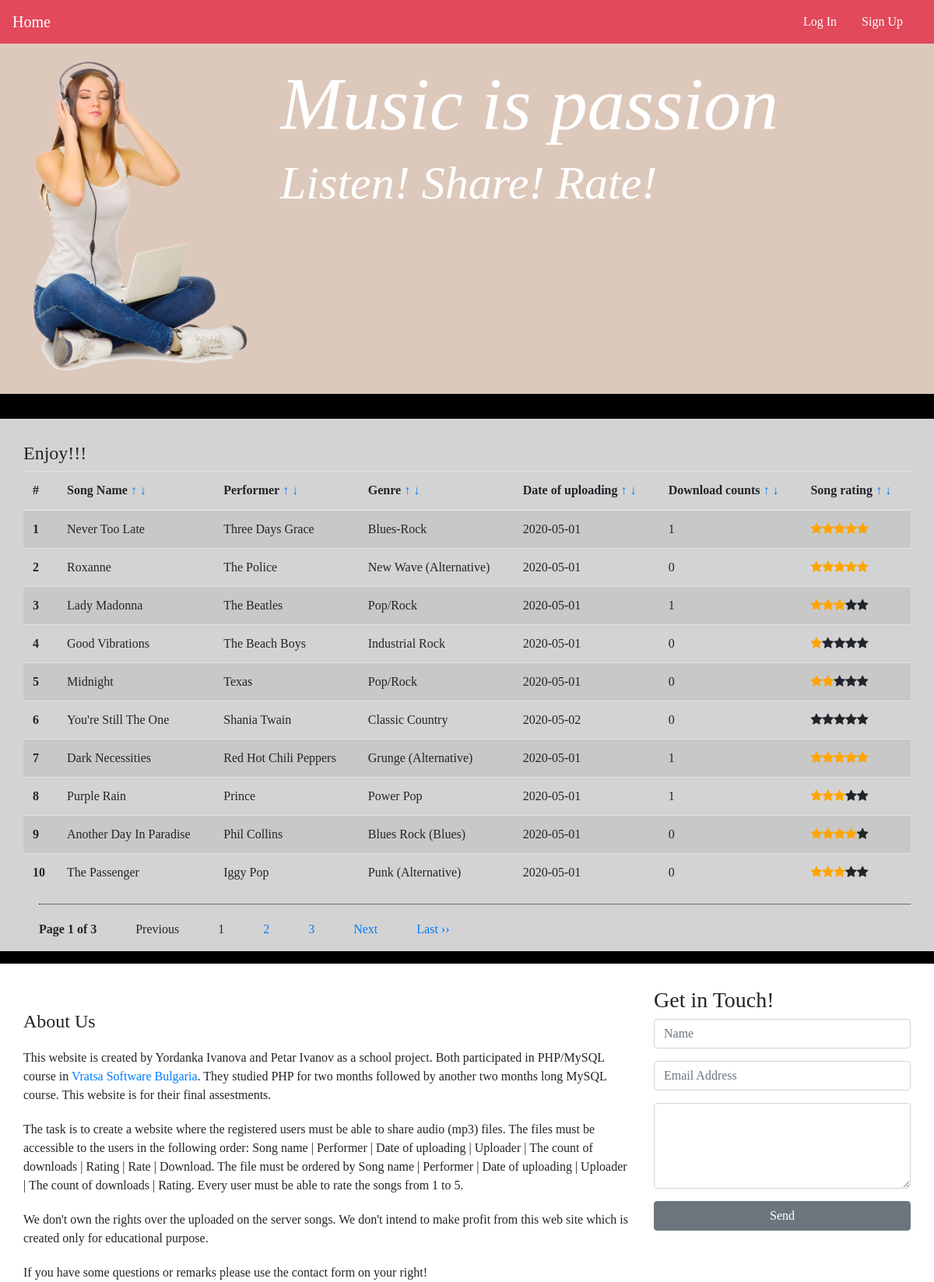
The page /index.php?order=2&dir=1 on the database its author committed.
### tables this page shows
CREATE TABLE `songs` (
  `song_id` int(11) NOT NULL,
  `song_path` varchar(255) NOT NULL,
  `song_name` varchar(50) NOT NULL,
  `song_date` date NOT NULL,
  `song_uploader` int(11) NOT NULL,
  `song_soft_delete` date DEFAULT NULL
);

### index.php (the view, shortened to what this page needs)
<?php
	include 'functions/db_connect.php';
	include 'functions/functions.php';
	include 'files/header.php';
	include 'files/navigation.php';
	include 'files/container.php';
	function print_song_table($songs, $song_keys, $offset){
		$size = sizeof($songs);
		for ($i=0; $i < $size; $i++) {
			$key = $song_keys[$i];
			echo '<tr>';
			echo '<th scope="row">' . ($offset + $i + 1) . '</th>';
			echo '<td>' . $songs[$key]['song_name'] . '</td>';
			echo '<td>' . $songs[$key]['singer_name'] . '</td>';
			echo '<td>' . $songs[$key]['genre_name'] . '</td>';
			echo '<td>' . $songs[$key]['song_date'] . '</td>';
			echo '<td>' . $songs[$key]['count_downloads'] . '</td>';
			echo '<td><span title="Average rating of ' . round($songs[$key]['average_rating'], 2) . ' from ' . $songs[$key]['count_ratings'] .  ' total votes">';
			for ($stars=1; $stars <= 5; $stars++) {
				if ($stars <= $songs[$key]['average_rating']){
					echo '<span class="fa fa-star checked_stars"></span>';
				} else {
					echo '<span class="fa fa-star"></span>';
				}
			}
			echo '</span></td>';
			echo '</tr>';
		}
	}
	if (isset($_GET['page_no']) && $_GET['page_no'] != "") {
		$page_no = $_GET['page_no'];
	} else {
		$page_no = 1;
	}
?>
<div id="main_title">
	<div id="main_image">
	<?php
		include 'files/main-image.php';
	?>
	</div>
	<div id="main_text">
		<h1>Music is passion</h1>
		<h3>Listen! Share! Rate!</h3>
	</div>
</div>
<div id="song-content">
	<div id="text">
		<h2>Enjoy!!!</h2>
		<p>
		<div class="table-responsive">
		<table class="table table-striped">
		  <thead>
		    <tr>
		      <th scope="col">#</th>
		      <th scope="col">Song Name <a href="index.php?order=1&dir=1#text">&uarr;</a> <a href="index.php?order=1&dir=0#text">&darr;</a></th>
		      <th scope="col">Performer <a href="index.php?order=2&dir=1#text">&uarr;</a> <a href="index.php?order=2&dir=0#text">&darr;</a></th>
		      <th scope="col">Genre <a href="index.php?order=5&dir=1#text">&uarr;</a> <a href="index.php?order=5&dir=0#text">&darr;</a></th>
		      <th scope="col">Date of uploading <a href="index.php?order=4&dir=1#text">&uarr;</a> <a href="index.php?order=4&dir=0#text">&darr;</a></th>
		      <th scope="col">Download counts <a href="index.php?order=6&dir=1#text">&uarr;</a> <a href="index.php?order=6&dir=0#text">&darr;</a></th>
		      <th scope="col">Song rating <a href="index.php?order=7&dir=1#text">&uarr;</a> <a href="index.php?order=7&dir=0#text">&darr;</a></th>
		    </tr>
		  </thead>
		  <tbody>
		  	<?php
				$total_records_per_page = 10;
				$offset = ($page_no - 1) * $total_records_per_page;
		  		if (isset($_GET['order'])){
		  			$order = $_GET['order'];
		  		} else {
		  			$order = 1;
		  		}
		  		if (isset($_GET['dir'])){
		  			$direction = $_GET['dir'];
		  		} else {
		  			$direction = 0;
		  		}
		  		$temp_array = return_songs_info($order, $direction, $conn, $total_records_per_page, $offset, "");
		  		$songs = $temp_array[0];
		  		$song_keys = $temp_array[1];
				print_song_table($songs, $song_keys, $offset);
		  	?>
		  	</tbody>
		</table>
		<div class="current_page">
		</div>
		</div>
	</div>
</div>
<?php
	include 'files/container-footer.php';
?>
</div>  <! –– container ––>
<?php
	include 'files/footer.php';
?>

### styles/style.css (style rules this page uses)
html, body { width: 100%; height: 100%; margin: 0px; padding: 0px; background: #FFFFFF; font-family: TimesNewRoman, Times New Roman, Times, Baskerville, Georgia, serif; }
#main_title { color: #ffffff; width: 100%; height: 50%; }
#main_title h1 { margin-top: 20px; font-size: 8vw; font-style: italic; font-family: "Times New Roman", Times, serif; }
#main_title h3 { font-size: 5vw; font-style: italic; }
#main_image { width: 30%; height: 100%; float: left; }
#main_text { width: 70%; height: 100%; float: right; word-wrap: break-word; }
#song-content { border-top: 2em solid black; border-bottom: 1em solid black; width: 100%; height: auto; min-height: 60%; margin-top: 50px; background: #D3D3D3; }
#text { margin-left: 30px; margin-right: 30px; margin-top: 30px; min-height: 100%; overflow: auto; }
#text h2 { font-size: 2vw; }
.checked_stars { color: orange; }
.current_page { padding-bottom: 20px; padding-top: 20px; border-top: dotted 1px #000000; margin-bottom: 20px; margin-left: 20px; }
.current_page ul, p { float: left; margin: 0; padding: 0; }

### rows shown on the page
songs: i "1", song_name "Never Too Late", singer_name "Three Days Grace", genre_name "Blues-Rock", song_date "2020-05-01", count_downloads "1"
songs: i "2", song_name "Roxanne", singer_name "The Police", genre_name "New Wave (Alternative)", song_date "2020-05-01", count_downloads "0"
songs: i "3", song_name "Lady Madonna", singer_name "The Beatles", genre_name "Pop/Rock", song_date "2020-05-01", count_downloads "1"
songs: i "4", song_name "Good Vibrations", singer_name "The Beach Boys", genre_name "Industrial Rock", song_date "2020-05-01", count_downloads "0"
songs: i "5", song_name "Midnight", singer_name "Texas", genre_name "Pop/Rock", song_date "2020-05-01", count_downloads "0"
songs: i "6", song_name "You're Still The One", singer_name "Shania Twain", genre_name "Classic Country", song_date "2020-05-02", count_downloads "0"
songs: i "7", song_name "Dark Necessities", singer_name "Red Hot Chili Peppers", genre_name "Grunge (Alternative)", song_date "2020-05-01", count_downloads "1"
songs: i "8", song_name "Purple Rain", singer_name "Prince", genre_name "Power Pop", song_date "2020-05-01", count_downloads "1"
songs: i "9", song_name "Another Day In Paradise", singer_name "Phil Collins", genre_name "Blues Rock (Blues)", song_date "2020-05-01", count_downloads "0"
songs: i "10", song_name "The Passenger", singer_name "Iggy Pop", genre_name "Punk (Alternative)", song_date "2020-05-01", count_downloads "0"

### other values the page prints
$page_no "1"
$total_no_of_pages "3"
